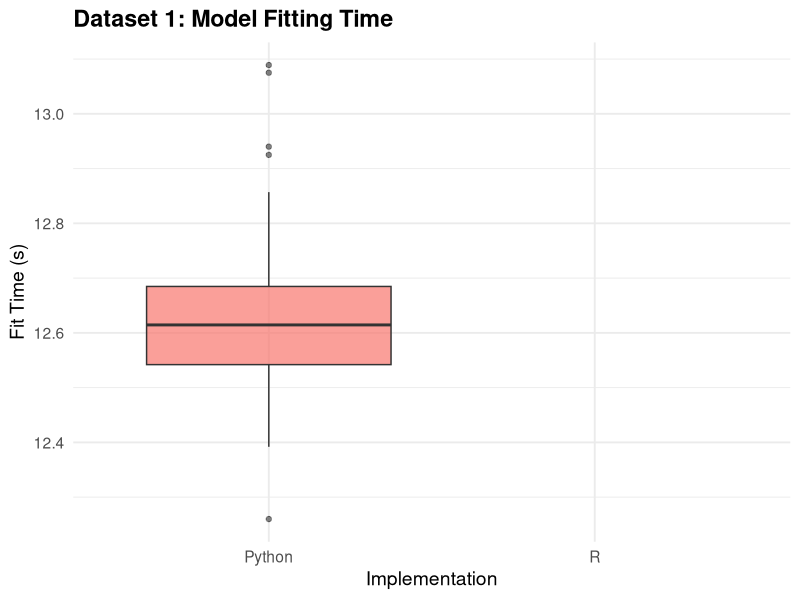
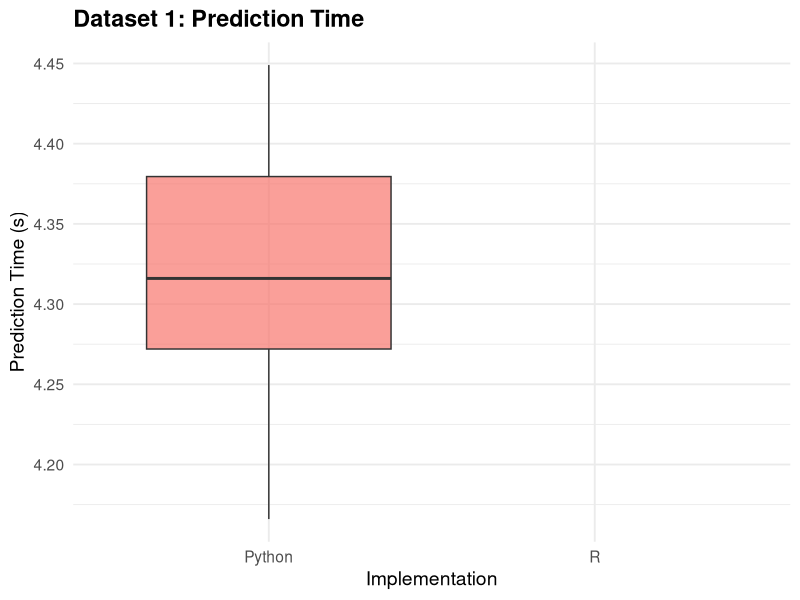
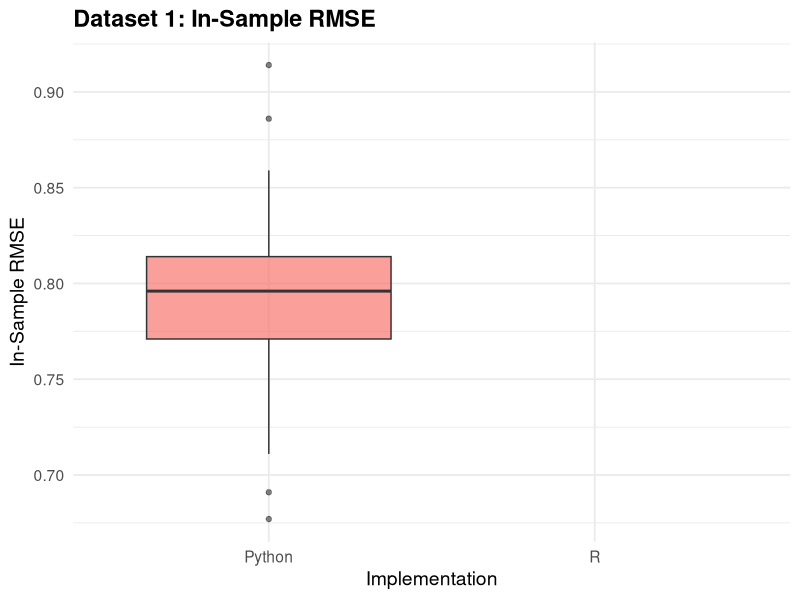
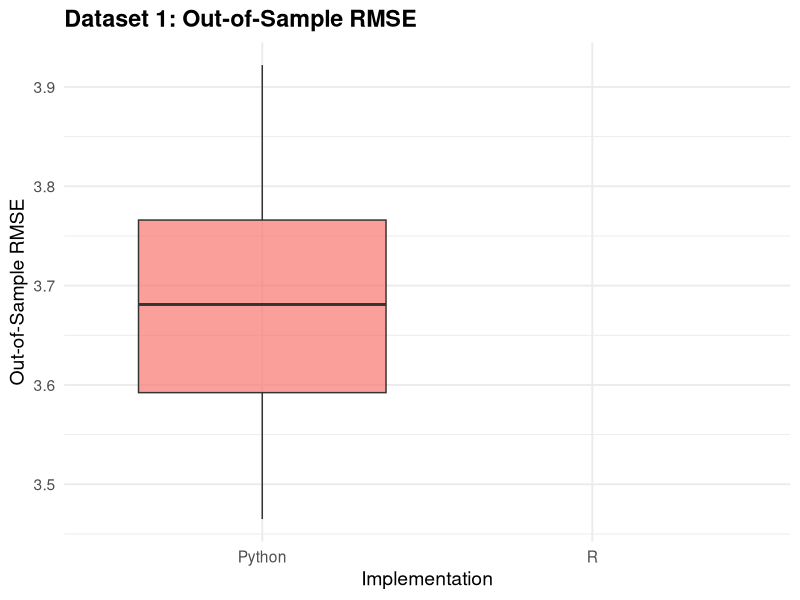
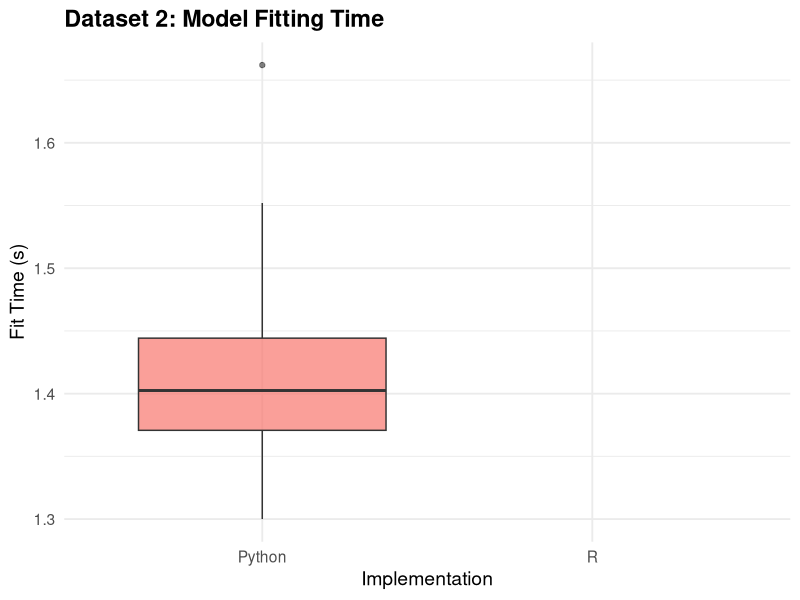
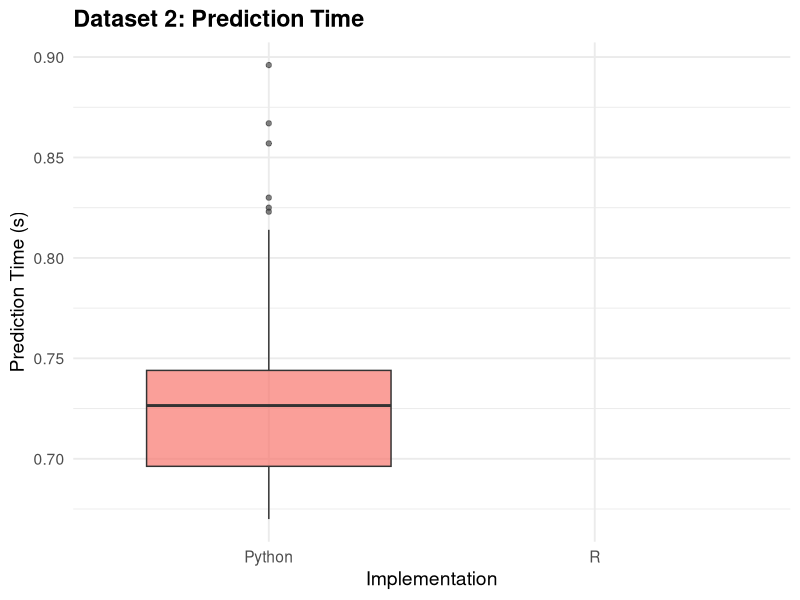
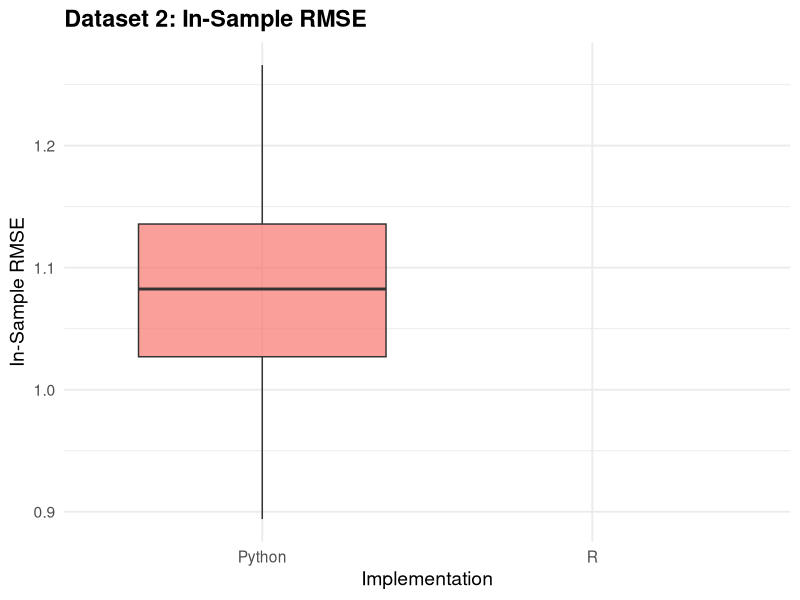
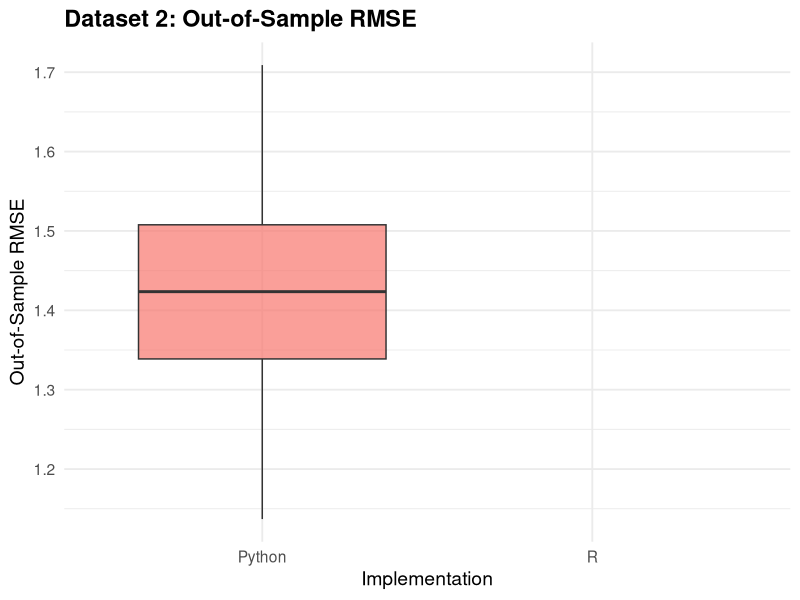

Write R code to recreate these figures, in order. (Note: this script raises an error after producing the figures.)
library(tidyverse)

benchmarks_r <- read.csv("benchmarks/r-testlog.csv")
benchmarks_python <- read.csv("benchmarks/py-testlog.csv")

benchmarks_r$Language <- "R"
benchmarks_python$Language <- "Python"

benchmarks <- bind_rows(benchmarks_r, benchmarks_python)

library(tidyverse)

# Function to produce a boxplot for a given column
plot_boxplot <- function(data, column, title, ylab) {
  
  ggplot(data, aes(x = Language, y = .data[[column]], fill = Language)) +
    geom_boxplot(alpha = 0.7, outlier.alpha = 0.6) +
    labs(
      title = title,
      x = "Implementation",
      y = ylab
    ) +
    theme_minimal(base_size = 14) +
    theme(
      legend.position = "none",
      plot.title = element_text(face = "bold")
    )
}
# =======================
# Dataset 1
# =======================

plot_boxplot(benchmarks, "fit1",
             "Dataset 1: Model Fitting Time",
             "Fit Time (s)")

ggsave("fit1.jpg", width=7, height=5)

plot_boxplot(benchmarks, "pred1",
             "Dataset 1: Prediction Time",
             "Prediction Time (s)")

ggsave("pred1.jpg", width=7, height=5)

plot_boxplot(benchmarks, "iRMSE1",
             "Dataset 1: In-Sample RMSE",
             "In-Sample RMSE")

ggsave("irmse1.jpg", width=7, height=5)

plot_boxplot(benchmarks, "oRMSE1",
             "Dataset 1: Out-of-Sample RMSE",
             "Out-of-Sample RMSE")

ggsave("ormse1.jpg", width=7, height=5)

# =======================
# Dataset 2
# =======================

plot_boxplot(benchmarks, "fit2",
             "Dataset 2: Model Fitting Time",
             "Fit Time (s)")

ggsave("fit2.jpg", width=7, height=5)

plot_boxplot(benchmarks, "pred2",
             "Dataset 2: Prediction Time",
             "Prediction Time (s)")

ggsave("pred2.jpg", width=7, height=5)

plot_boxplot(benchmarks, "iRMSE2",
             "Dataset 2: In-Sample RMSE",
             "In-Sample RMSE")

ggsave("irmse2.jpg", width=7, height=5)

plot_boxplot(benchmarks, "oRMSE2",
             "Dataset 2: Out-of-Sample RMSE",
             "Out-of-Sample RMSE")

ggsave("ormse2.jpg", width=7, height=5)

# =======================
# Dataset 3
# =======================

plot_boxplot(benchmarks, "fit3",
             "Dataset 3: Model Fitting Time",
             "Fit Time (s)")

ggsave("fit3.jpg", width=7, height=5)

plot_boxplot(benchmarks, "pred3",
             "Dataset 3: Prediction Time",
             "Prediction Time (s)")

ggsave("pred3.jpg", width=7, height=5)

plot_boxplot(benchmarks, "iRMSE3",
             "Dataset 3: In-Sample RMSE",
             "In-Sample RMSE")

ggsave("irmse3.jpg", width=7, height=5)

plot_boxplot(benchmarks, "oRMSE3",
             "Dataset 3: Out-of-Sample RMSE",
             "Out-of-Sample RMSE")

ggsave("ormse3.jpg", width=7, height=5)

# =======================
# Dataset 4
# =======================

plot_boxplot(benchmarks, "fit4",
             "Dataset 4: Model Fitting Time",
             "Fit Time (s)")

ggsave("fit4.jpg", width=7, height=5)

plot_boxplot(benchmarks, "pred4",
             "Dataset 4: Prediction Time",
             "Prediction Time (s)")

ggsave("pred4.jpg", width=7, height=5)

plot_boxplot(benchmarks, "iRMSE4",
             "Dataset 4: In-Sample RMSE",
             "In-Sample RMSE")

ggsave("irmse4.jpg", width=7, height=5)

plot_boxplot(benchmarks, "oRMSE4",
             "Dataset 4: Out-of-Sample RMSE",
             "Out-of-Sample RMSE")

ggsave("ormse4.jpg", width=7, height=5)

# Summary statistics

# Percentage difference function
pct_diff <- function(r, py) {
  100 * (py - r) / r
}

# ---------------------------
# Table 1: Means (Fit & Pred)
# ---------------------------

fit_pred_means <- data.frame(
  Test = paste("Test", 1:4),
  
  `Fit Mean (R)` = sapply(1:4, function(i) mean(benchmarks[benchmarks$Language=="R", paste0("fit",i)], na.rm=TRUE)),
  `Fit Mean (Py)` = sapply(1:4, function(i) mean(benchmarks[benchmarks$Language=="Python", paste0("fit",i)], na.rm=TRUE)),
  `Fit % Diff` = mapply(pct_diff,
                        sapply(1:4, function(i) mean(benchmarks[benchmarks$Language=="R", paste0("fit",i)], na.rm=TRUE)),
                        sapply(1:4, function(i) mean(benchmarks[benchmarks$Language=="Python", paste0("fit",i)], na.rm=TRUE))),
  
  `Pred Mean (R)` = sapply(1:4, function(i) mean(benchmarks[benchmarks$Language=="R", paste0("pred",i)], na.rm=TRUE)),
  `Pred Mean (Py)` = sapply(1:4, function(i) mean(benchmarks[benchmarks$Language=="Python", paste0("pred",i)], na.rm=TRUE)),
  `Pred % Diff` = mapply(pct_diff,
                         sapply(1:4, function(i) mean(benchmarks[benchmarks$Language=="R", paste0("pred",i)], na.rm=TRUE)),
                         sapply(1:4, function(i) mean(benchmarks[benchmarks$Language=="Python", paste0("pred",i)], na.rm=TRUE)))
)

# ---------------------------
# Table 2: SDs (Fit & Pred)
# ---------------------------

fit_pred_sds <- data.frame(
  Test = paste("Test", 1:4),
  
  `Fit SD (R)` = sapply(1:4, function(i) sd(benchmarks[benchmarks$Language=="R", paste0("fit",i)], na.rm=TRUE)),
  `Fit SD (Py)` = sapply(1:4, function(i) sd(benchmarks[benchmarks$Language=="Python", paste0("fit",i)], na.rm=TRUE)),
  `Fit % Diff` = mapply(pct_diff,
                        sapply(1:4, function(i) sd(benchmarks[benchmarks$Language=="R", paste0("fit",i)], na.rm=TRUE)),
                        sapply(1:4, function(i) sd(benchmarks[benchmarks$Language=="Python", paste0("fit",i)], na.rm=TRUE))),
  
  `Pred SD (R)` = sapply(1:4, function(i) sd(benchmarks[benchmarks$Language=="R", paste0("pred",i)], na.rm=TRUE)),
  `Pred SD (Py)` = sapply(1:4, function(i) sd(benchmarks[benchmarks$Language=="Python", paste0("pred",i)], na.rm=TRUE)),
  `Pred % Diff` = mapply(pct_diff,
                         sapply(1:4, function(i) sd(benchmarks[benchmarks$Language=="R", paste0("pred",i)], na.rm=TRUE)),
                         sapply(1:4, function(i) sd(benchmarks[benchmarks$Language=="Python", paste0("pred",i)], na.rm=TRUE)))
)

# -----------------------------
# Table 3: Means (iRMSE & oRMSE)
# -----------------------------

rmse_means <- data.frame(
  Test = paste("Test", 1:4),
  
  `iRMSE Mean (R)` = sapply(1:4, function(i) mean(benchmarks[benchmarks$Language=="R", paste0("iRMSE",i)], na.rm=TRUE)),
  `iRMSE Mean (Py)` = sapply(1:4, function(i) mean(benchmarks[benchmarks$Language=="Python", paste0("iRMSE",i)], na.rm=TRUE)),
  `iRMSE % Diff` = mapply(pct_diff,
                          sapply(1:4, function(i) mean(benchmarks[benchmarks$Language=="R", paste0("iRMSE",i)], na.rm=TRUE)),
                          sapply(1:4, function(i) mean(benchmarks[benchmarks$Language=="Python", paste0("iRMSE",i)], na.rm=TRUE))),
  
  `oRMSE Mean (R)` = sapply(1:4, function(i) mean(benchmarks[benchmarks$Language=="R", paste0("oRMSE",i)], na.rm=TRUE)),
  `oRMSE Mean (Py)` = sapply(1:4, function(i) mean(benchmarks[benchmarks$Language=="Python", paste0("oRMSE",i)], na.rm=TRUE)),
  `oRMSE % Diff` = mapply(pct_diff,
                          sapply(1:4, function(i) mean(benchmarks[benchmarks$Language=="R", paste0("oRMSE",i)], na.rm=TRUE)),
                          sapply(1:4, function(i) mean(benchmarks[benchmarks$Language=="Python", paste0("oRMSE",i)], na.rm=TRUE)))
)

# ---------------------------
# Table 4: SDs (iRMSE & oRMSE)
# ---------------------------

rmse_sds <- data.frame(
  Test = paste("Test", 1:4),
  
  `iRMSE SD (R)` = sapply(1:4, function(i) sd(benchmarks[benchmarks$Language=="R", paste0("iRMSE",i)], na.rm=TRUE)),
  `iRMSE SD (Py)` = sapply(1:4, function(i) sd(benchmarks[benchmarks$Language=="Python", paste0("iRMSE",i)], na.rm=TRUE)),
  `iRMSE % Diff` = mapply(pct_diff,
                          sapply(1:4, function(i) sd(benchmarks[benchmarks$Language=="R", paste0("iRMSE",i)], na.rm=TRUE)),
                          sapply(1:4, function(i) sd(benchmarks[benchmarks$Language=="Python", paste0("iRMSE",i)], na.rm=TRUE))),
  
  `oRMSE SD (R)` = sapply(1:4, function(i) sd(benchmarks[benchmarks$Language=="R", paste0("oRMSE",i)], na.rm=TRUE)),
  `oRMSE SD (Py)` = sapply(1:4, function(i) sd(benchmarks[benchmarks$Language=="Python", paste0("oRMSE",i)], na.rm=TRUE)),
  `oRMSE % Diff` = mapply(pct_diff,
                          sapply(1:4, function(i) sd(benchmarks[benchmarks$Language=="R", paste0("oRMSE",i)], na.rm=TRUE)),
                          sapply(1:4, function(i) sd(benchmarks[benchmarks$Language=="Python", paste0("oRMSE",i)], na.rm=TRUE)))
)

write_table <- function(df, name) {
  library(knitr)
  tex <- kable(df, format = "latex", digits = 3)
  writeLines(tex, paste0(name, ".tex"))
}

colnames(fit_pred_means) <- c(
  "Test",
  "Fit Mean (R)",
  "Fit Mean (Python)",
  "Fit % Diff",
  "Pred Mean (R)",
  "Pred Mean (Python)",
  "Pred % Diff"
)
colnames(fit_pred_sds) <- c(
  "Test",
  "Fit SD (R)",
  "Fit SD (Python)",
  "Fit % Diff",
  "Pred SD (R)",
  "Pred SD (Python)",
  "Pred % Diff"
)
colnames(rmse_means) <- c(
  "Test",
  "iRMSE Mean (R)",
  "iRMSE Mean (Python)",
  "iRMSE % Diff",
  "oRMSE Mean (R)",
  "oRMSE Mean (Python)",
  "oRMSE % Diff"
)
colnames(rmse_sds) <- c(
  "Test",
  "iRMSE SD (R)",
  "iRMSE SD (Python)",
  "iRMSE % Diff",
  "oRMSE SD (R)",
  "oRMSE SD (Python)",
  "oRMSE % Diff"
)

write_table(fit_pred_means, "benchmarks/fit_pred_means")
write_table(fit_pred_sds, "benchmarks/fit_pred_sds")
write_table(rmse_means, "benchmarks/rmse_means")
write_table(rmse_sds, "benchmarks/rmse_sds")

# Appendix A

fit_pred_ses <- fit_pred_sds[,-c(1,4, 7)]/sqrt(106)
names(fit_pred_ses) <- gsub("SD", "SE", names(fit_pred_ses))
fit_pred_ses <- fit_pred_ses %>% mutate(Fit.SE..Comb. = sqrt(Fit.SE..R.^2 + Fit.SE..Py.^2),
                                Pred.SE..Comb. = sqrt(Pred.SE..R.^2 + Pred.SE..Py.^2))
fit_pred_ses <- data.frame(Test=c("Test 1", "Test 2", "Test 3", "Test 4")) %>% cbind(fit_pred_ses)

rmse_ses <- rmse_sds[,-c(1,4, 7)]/sqrt(106)
names(rmse_ses) <- gsub("SD", "SE", names(rmse_ses))
rmse_ses <- rmse_ses %>% mutate(iRMSE.SE.Comb. = sqrt(iRMSE.SE..R.^2 + iRMSE.SE..Py.^2),
                                oRMSE.SE.Comb. = sqrt(oRMSE.SE..R.^2 + oRMSE.SE..Py.^2))
rmse_ses <- data.frame(Test=c("Test 1", "Test 2", "Test 3", "Test 4")) %>% cbind(rmse_ses)
                

write_table(fit_pred_ses, "benchmarks/fit_pred_ses")
write_table(rmse_ses, "benchmarks/rmse_ses")

fit_pred_sig <- cbind(fit_pred_means %>% 
  mutate(Fit.Diff = abs(Fit.Mean..R.-Fit.Mean..Py.), Pred.Diff = abs(Pred.Mean..R. - Pred.Mean..Py.)) %>% 
  select(Test, Fit.Diff, Pred.Diff), fit_pred_ses[,c(6, 7)]) %>% 
  mutate(Fit.Diff.SEs = Fit.Diff/Fit.SE..Comb., Pred.Diff.SEs = Pred.Diff/Pred.SE..Comb.)

rmse_sig <- cbind(rmse_means %>% 
                        mutate(iRMSE.Diff = abs(iRMSE.Mean..R.-iRMSE.Mean..Py.), oRMSE.Diff = abs(oRMSE.Mean..R. - oRMSE.Mean..Py.)) %>% 
                        select(Test, iRMSE.Diff, oRMSE.Diff), rmse_ses[,c(6, 7)]) %>% 
  mutate(iRMSE.Diff.SEs = iRMSE.Diff/iRMSE.SE.Comb., oRMSE.Diff.SEs = oRMSE.Diff/oRMSE.SE.Comb.)

write_table(fit_pred_sig, "benchmarks/fit_pred_sig")
write_table(rmse_sig, "benchmarks/rmse_sig")
